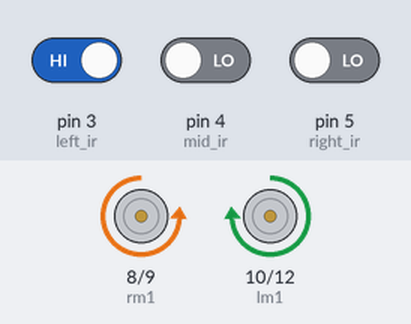
A sketch run on a simulated Arduino Uno, built with avr-gcc and run on an emulated ATmega328P. Parts: motor-driver pin pairs drawn as motors (green arrow = first pin HIGH = forward, orange = second pin HIGH = backward, longer = more drive, scaled by the enable pin). Inputs (shaded band) come from the test bench; at power-on: pin 5 (right_ir) LOW, pin 3 (left_ir) HIGH, pin 4 (mid_ir) LOW. What the sketch prints to the serial monitor is not drawn.

Above: at 1.2 s.
1.3 s: pin 5 (right_ir) driven HIGH
At 2.0 s:
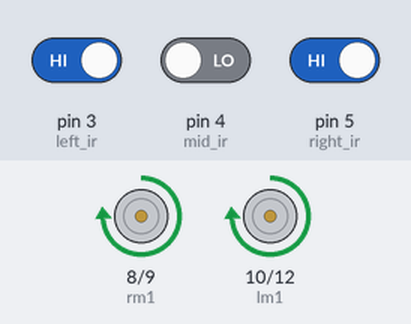
2.8 s: pin 3 (left_ir) driven LOW
At 3.6 s:
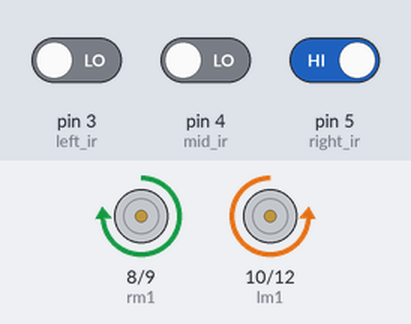
5.8 s: pin 3 (left_ir) driven HIGH
At 6.6 s:
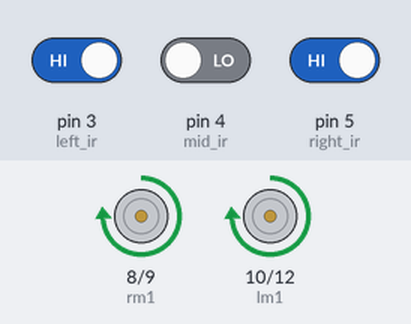
8.8 s: pin 4 (mid_ir) driven HIGH
At 9.8 s:
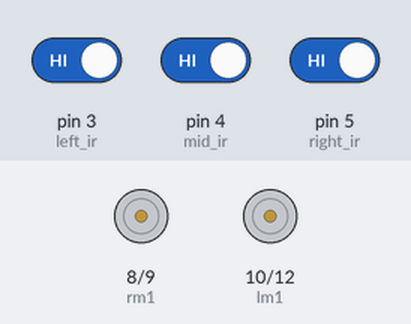
10.3 s: pin 4 (mid_ir) driven LOW
At 11.4 s:
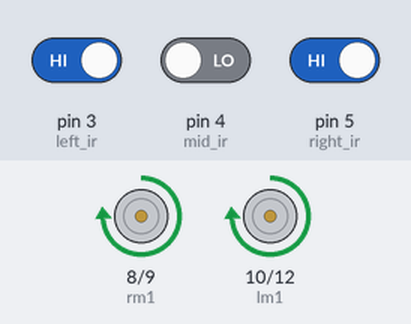
11.8 s: pin 5 (right_ir) driven LOW
At 13.0 s:
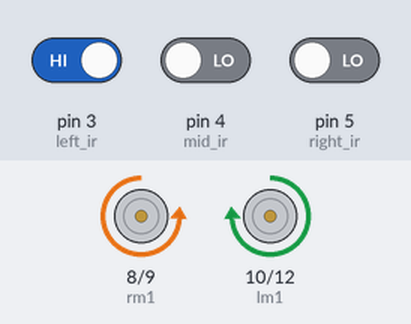
Timing chart, 0 to 14.8 s (numbered marks = the images above; inputs shaded):
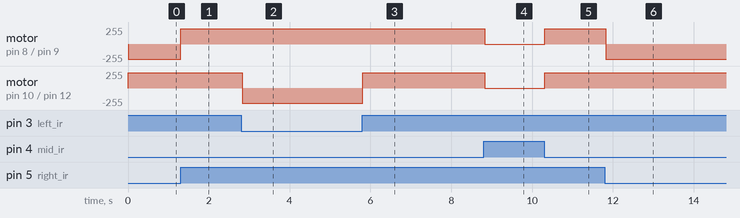

The sketch:

finaltest.ino
```cpp
// black is 1 white is 0

const int left_ir=3;
const int right_ir=5;
const int mid_ir=4;
const int lm1=10;
const int lm2=12;
const int rm1=8;
const int rm2=9;
const int enb=11;
const int ena=6;
unsigned int flag;
unsigned int dir;
void setup()
{
 pinMode(left_ir,INPUT);
 pinMode(right_ir,INPUT);
 pinMode(mid_ir,INPUT);
 pinMode(lm1,OUTPUT);
 pinMode(lm2,OUTPUT);
 pinMode(rm1,OUTPUT);
 pinMode(rm2,OUTPUT);
 pinMode(ena,OUTPUT);
 pinMode(enb,OUTPUT);
 Serial.begin(9600);

}
void turn_right();
void turn_left();
void turn_rightw();
void turn_leftw();
void straight();
void moveStop();
void turn_left90();
void loop()
{
analogWrite(ena,230);
analogWrite(enb,230);
int valleft,valmid,valright;
valleft=digitalRead(left_ir);
valmid=digitalRead(mid_ir);
valright=digitalRead(right_ir);
if(valleft==0 && valright==0 && valmid==1)
flag=1;
else if (valleft==1 && valright==1 && valmid==0)
flag=0;
Serial.println(flag);
if(flag==0)
{
  if(valleft==1 && valright==1 && valmid==0)
  {
    straight();
    Serial.println("Straight");
  }
  if((valleft==0 && valright==1 && valmid==0) || (valleft==0 && valright==1 && valmid==1))
  {
    Serial.println("Left");
    turn_leftw();

  }
  if((valleft==1 && valright==0 && valmid==0) ||  (valleft==1 && valright==0 && valmid==1))
  {
     Serial.println("Right");
    turn_rightw();

  }
  if(valleft==1 && valright==1 && valmid==1)
  {
    Serial.println("Stop");
    moveStop();

  }
}
if (flag==1)
{
 if(valleft==0 && valright==0 && valmid==1)
 {
  straight();
   Serial.println("Straight");

 }
 if((valleft==1 && valright==0 && valmid==1) || (valleft==1 && valright==0 && valmid==0 ))
 {
  turn_left();
  Serial.println("Left");
    dir=0;
 }
 if((valleft==0 && valright==1 && valmid==1) || (valleft==0 && valright==1 && valmid==0) )
 {
  turn_right();
  dir=1;
  Serial.println("Right");

 }
 if(valleft==0 && valmid==0 && valright==0)
 {
  if(dir==1)
  turn_right();
  else if(dir==0)
  turn_left();
 }
}

}
void straight()
{
  digitalWrite(lm1,HIGH);
  digitalWrite(lm2,LOW);
  digitalWrite(rm1,HIGH);
  digitalWrite(rm2,LOW);
  delay(30);
  return;
}

void moveStop()
{
   digitalWrite(lm1,LOW);
  digitalWrite(lm2,LOW);
  digitalWrite(rm1,LOW);
  digitalWrite(rm2,LOW);

  return;
}
void turn_left()
{
  analogWrite(ena,200);
  analogWrite(enb,200);
  digitalWrite(lm1,LOW);
  digitalWrite(lm2,HIGH);
  digitalWrite(rm1,HIGH);
  digitalWrite(rm2,LOW);

  return;
  }

void turn_right()
{
  analogWrite(ena,210);
  analogWrite(enb,210);
  digitalWrite(lm1,HIGH);
  digitalWrite(lm2,LOW);
  digitalWrite(rm1,LOW);
  digitalWrite(rm2,HIGH);


  return;
}
void turn_rightw()
{

  analogWrite(ena,210);
  analogWrite(enb,210);
  digitalWrite(lm1,HIGH);
  digitalWrite(lm2,LOW);
  digitalWrite(rm1,LOW);
  digitalWrite(rm2,HIGH);


  return;
}
void turn_leftw()
{

  analogWrite(ena,200);
  analogWrite(enb,200);
  digitalWrite(lm1,LOW);
  digitalWrite(lm2,HIGH);
  digitalWrite(rm1,HIGH);
  digitalWrite(rm2,LOW);


  return;
  }
```

Measured:
- after the input at 1.3 s, motor on pin 8 (rm1) / pin 9 (rm2): backward 230/255 → forward 230/255 at once
- after the input at 2.8 s, motor on pin 10 (lm1) / pin 12 (lm2): forward 230/255 → backward 230/255 at once
- after the input at 5.8 s, motor on pin 10 (lm1) / pin 12 (lm2): backward 230/255 → forward 230/255 at once
- after the input at 8.8 s, motor on pin 8 (rm1) / pin 9 (rm2), motor on pin 10 (lm1) / pin 12 (lm2): forward 230/255 → stopped at once
- after the input at 10.3 s, motor on pin 8 (rm1) / pin 9 (rm2), motor on pin 10 (lm1) / pin 12 (lm2): stopped → forward 230/255 at once
- after the input at 11.8 s, motor on pin 8 (rm1) / pin 9 (rm2): forward 230/255 → backward 230/255 at once
